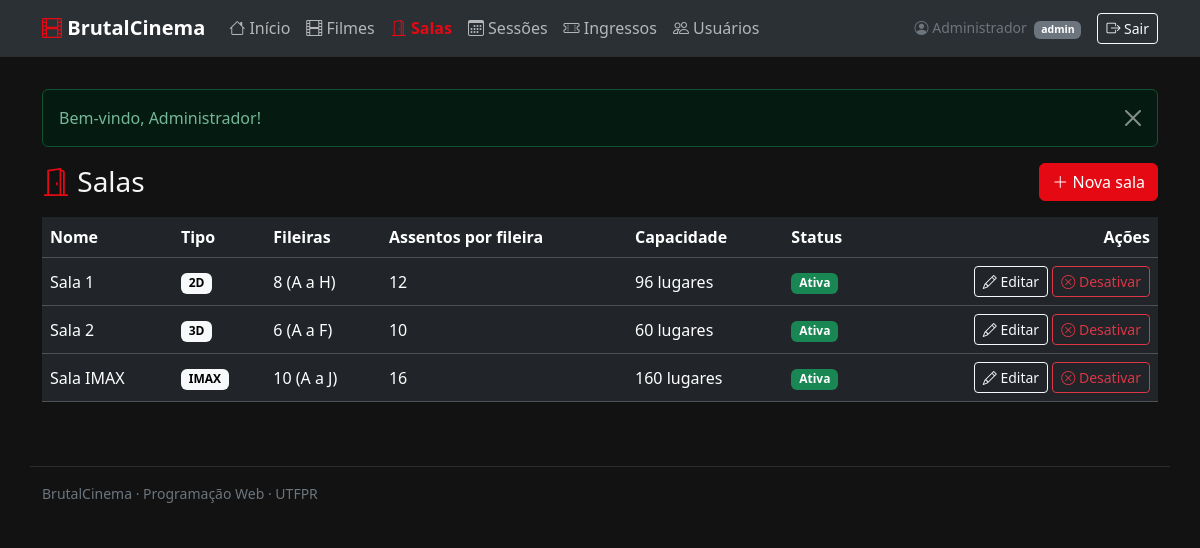
Page /index.php?page=salas (signed in) on the committed database.
### tables this page shows
CREATE TABLE salas (
    id                   INT UNSIGNED AUTO_INCREMENT PRIMARY KEY,
    nome                 VARCHAR(50)      NOT NULL,
    fileiras             TINYINT UNSIGNED NOT NULL,
    assentos_por_fileira TINYINT UNSIGNED NOT NULL,
    tipo                 ENUM('2D', '3D', 'IMAX') NOT NULL DEFAULT '2D',
    ativo                TINYINT(1)       NOT NULL DEFAULT 1,
    criado_em            DATETIME         NOT NULL DEFAULT CURRENT_TIMESTAMP,
    atualizado_em        DATETIME         NOT NULL DEFAULT CURRENT_TIMESTAMP ON UPDATE CURRENT_TIMESTAMP,
    UNIQUE KEY uk_salas_nome (nome)
);

### app/Core/Controller.php (called while the page is built, shortened)
<?php
abstract class Controller
{
    protected function renderizar(string $view, array $dados = []): void
    {
        $arquivo = __DIR__ . '/../Views/' . $view . '.php';
        extract($dados);
        require __DIR__ . '/../Views/layout/header.php';
        require $arquivo;
        require __DIR__ . '/../Views/layout/footer.php';
    }
}

### app/Controllers/SalaController.php (called while the page is built, shortened)
<?php
class SalaController extends Controller
{
    private Sala $salas;
    public function __construct()
    {
        $this->salas = new Sala();
    }
    public function index(): void
    {
        $this->renderizar('salas/lista', [
            'titulo' => 'Salas',
            'salas'  => $this->salas->todos(),
        ]);
    }
}

### public/index.php (called while the page is built, shortened)
<?php
require __DIR__ . '/../app/Core/helpers.php';
require __DIR__ . '/../app/Core/Database.php';
require __DIR__ . '/../app/Core/Session.php';
require __DIR__ . '/../app/Core/Controller.php';
require __DIR__ . '/../app/Core/Model.php';
require __DIR__ . '/../app/Core/Auth.php';
require __DIR__ . '/../app/Controllers/SalaController.php';
$acao = $_GET['acao'] ?? 'index';
try {
    $controller = new $rotas[$page]();
    $controller->$acao();
} catch (Throwable $e) {
    error_log($e);
    $detalhe = $app['debug'] ? $e->getMessage() : '';
    (new ErroController())->interno($detalhe);
}

### app/Core/Session.php (called while the page is built, shortened)
<?php
class Session
{
    public static function get(string $chave, mixed $padrao = null): mixed
    {
        return $_SESSION[$chave] ?? $padrao;
    }
}

### app/Core/Auth.php (called while the page is built, shortened)
<?php
class Auth
{
    public static function usuario(): ?array
    {
        return Session::get(self::CHAVE);
    }
    public static function perfil(): ?string
    {
        return self::usuario()['perfil'] ?? null;
    }
    public static function temPerfil(string ...$perfis): bool
    {
        return in_array(self::perfil(), $perfis, true);
    }
}

### app/Core/helpers.php (called while the page is built, shortened)
<?php
function e(mixed $valor): string
{
    return htmlspecialchars((string) $valor, ENT_QUOTES, 'UTF-8');
}
function url(string $page, string $acao = '', array $params = []): string
{
    $query = ['page' => $page];
    if ($acao !== '') {
        $query['acao'] = $acao;
    }
    return 'index.php?' . http_build_query($query + $params);
}

### app/Core/Model.php (called while the page is built, shortened)
<?php
abstract class Model
{
    protected string $tabela;
    protected mysqli $db;
    public function __construct()
    {
        $this->db = Database::conectar();
    }
    public function todos(string $ordem = 'id'): array
    {
        return $this->consultar("SELECT * FROM {$this->tabela} ORDER BY {$ordem}");
    }
    protected function consultar(string $sql, array $params = []): array
    {
        $stmt = $this->executar($sql, $params);
        return $stmt->get_result()->fetch_all(MYSQLI_ASSOC);
    }
    protected function executar(string $sql, array $params = []): mysqli_stmt
    {
        $stmt = $this->db->prepare($sql);
        $stmt->execute();
        return $stmt;
    }
}

### config/database.php (called while the page is built)
<?php
return [
    'host'    => 'localhost',
    'port'    => 3306,
    'dbname'  => 'brutalcinema',
    'user'    => 'brutal',
    'pass'    => 'brutal123',
    'charset' => 'utf8mb4',
];

### app/Core/Database.php (called while the page is built, shortened)
<?php
class Database
{
    private static ?mysqli $conexao = null;
    public static function conectar(): mysqli
    {
        if (self::$conexao === null) {
            $config = require __DIR__ . '/../../config/database.php';
            self::$conexao = new mysqli(
                $config['host'],
                $config['user'],
                $config['pass'],
                $config['dbname'],
                $config['port']
            );
            self::$conexao->set_charset($config['charset']);
        }
        return self::$conexao;
    }
}

### app/Models/Sala.php (called while the page is built, shortened)
<?php
class Sala extends Model
{
    public function todos(string $ordem = 'nome'): array
    {
        return parent::todos($ordem);
    }
}

### app/Views/salas/lista.php (the view, shortened to what this page needs)
<?php
$ehAdmin = Auth::temPerfil('admin');
?>
<div class="d-flex justify-content-between align-items-center mb-3">
    <h1 class="h3 mb-0"><i class="bi bi-door-open text-brutal"></i> Salas</h1>
    <?php if ($ehAdmin): ?>
        <a href="<?= url('salas', 'novo') ?>" class="btn btn-primary">
            <i class="bi bi-plus-lg"></i> Nova sala
        </a>
    <?php endif; ?>
</div>
<?php if ($salas === []): ?>
    <p class="text-secondary">Nenhuma sala cadastrada.</p>
<?php else: ?>
<div class="table-responsive">
    <table class="table table-dark table-hover align-middle">
        <thead>
            <tr>
                <th>Nome</th>
                <th>Tipo</th>
                <th>Fileiras</th>
                <th>Assentos por fileira</th>
                <th>Capacidade</th>
                <th>Status</th>
                <?php if ($ehAdmin): ?><th class="text-end">Ações</th><?php endif; ?>
            </tr>
        </thead>
        <tbody>
        <?php foreach ($salas as $s): ?>
            <tr class="<?= $s['ativo'] ? '' : 'text-secondary' ?>">
                <td><?= e($s['nome']) ?></td>
                <td><span class="badge text-bg-light"><?= e($s['tipo']) ?></span></td>
                <td><?= (int) $s['fileiras'] ?> (A a <?= chr(64 + (int) $s['fileiras']) ?>)</td>
                <td><?= (int) $s['assentos_por_fileira'] ?></td>
                <td><?= (int) $s['fileiras'] * (int) $s['assentos_por_fileira'] ?> lugares</td>
                <td>
                    <?php if ($s['ativo']): ?>
                        <span class="badge text-bg-success">Ativa</span>
                    <?php else: ?>
                        <span class="badge text-bg-secondary">Inativa</span>
                    <?php endif; ?>
                </td>
                <?php if ($ehAdmin): ?>
                <td class="text-end text-nowrap">
                    <a href="<?= url('salas', 'editar', ['id' => $s['id']]) ?>" class="btn btn-sm btn-outline-light">
                        <i class="bi bi-pencil"></i> Editar
                    </a>
                    <?php if ($s['ativo']): ?>
                        <form method="post" action="<?= url('salas', 'desativar') ?>" class="d-inline"
                              onsubmit="return confirm('Desativar esta sala?');">
                            <button type="submit" class="btn btn-sm btn-outline-danger">
                                <i class="bi bi-x-circle"></i> Desativar
                            </button>
                        </form>
                    <?php endif; ?>
                </td>
                <?php endif; ?>
            </tr>
        <?php endforeach; ?>
        </tbody>
    </table>
</div>
<?php endif; ?>

### public/css/estilo.css (style rules this page uses)
:root, [data-bs-theme="dark"] { --brutal-vermelho: #e50914; --brutal-vermelho-escuro: #b8070f; --bs-body-bg: #121212; --bs-body-color: #f5f5f5; --bs-secondary-color: #9e9e9e; --bs-tertiary-bg: #1e1e1e; --bs-border-color: #2c2c2c; }
.text-brutal { color: var(--brutal-vermelho); }
.btn-primary { --bs-btn-bg: var(--brutal-vermelho); --bs-btn-border-color: var(--brutal-vermelho); --bs-btn-hover-bg: var(--brutal-vermelho-escuro); --bs-btn-hover-border-color: var(--brutal-vermelho-escuro); --bs-btn-active-bg: var(--brutal-vermelho-escuro); --bs-btn-active-border-color: var(--brutal-vermelho-escuro); }

### rows in the picture
salas: nome "Sala 1", tipo "2D", fileiras "8", chr(64 + (int) $s['fileiras']) "H", assentos_por_fileira "12", (int) $s['fileiras'] * (int) $s['assentos_por_fileira'] "96", ativo "Ativa"
salas: nome "Sala 2", tipo "3D", fileiras "6", chr(64 + (int) $s['fileiras']) "F", assentos_por_fileira "10", (int) $s['fileiras'] * (int) $s['assentos_por_fileira'] "60", ativo "Ativa"
salas: nome "Sala IMAX", tipo "IMAX", fileiras "10", chr(64 + (int) $s['fileiras']) "J", assentos_por_fileira "16", (int) $s['fileiras'] * (int) $s['assentos_por_fileira'] "160", ativo "Ativa"

### other values in the picture
config('nome') "BrutalCinema"
$rotulo "Início"
$rotulo "Filmes"
$rotulo "Salas"
$rotulo "Sessões"
$rotulo "Ingressos"
$rotulo "Usuários"
$usuarioLogado['nome'] "Administrador"
$usuarioLogado['perfil'] "admin"
$mensagem "Bem-vindo, Administrador!"
